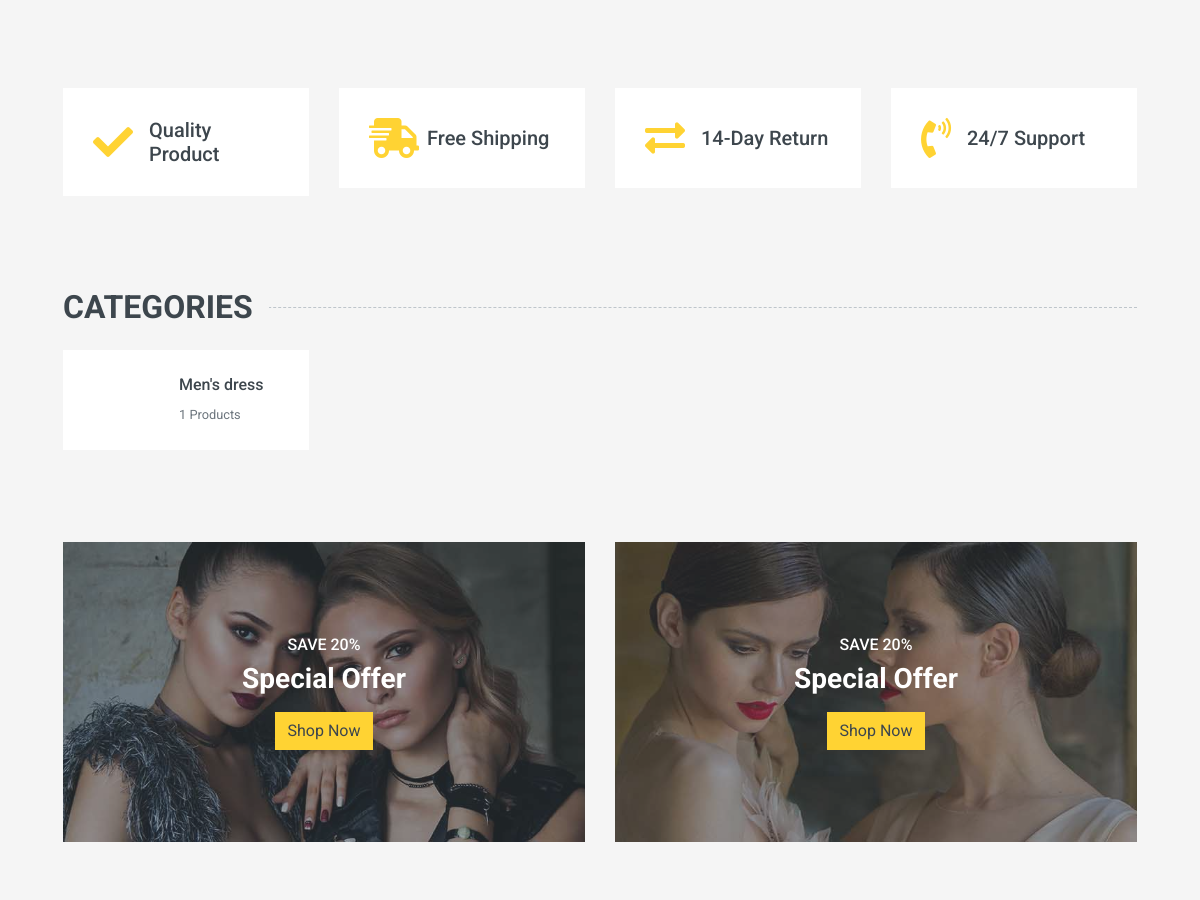
The app's page / (middle part), older data.
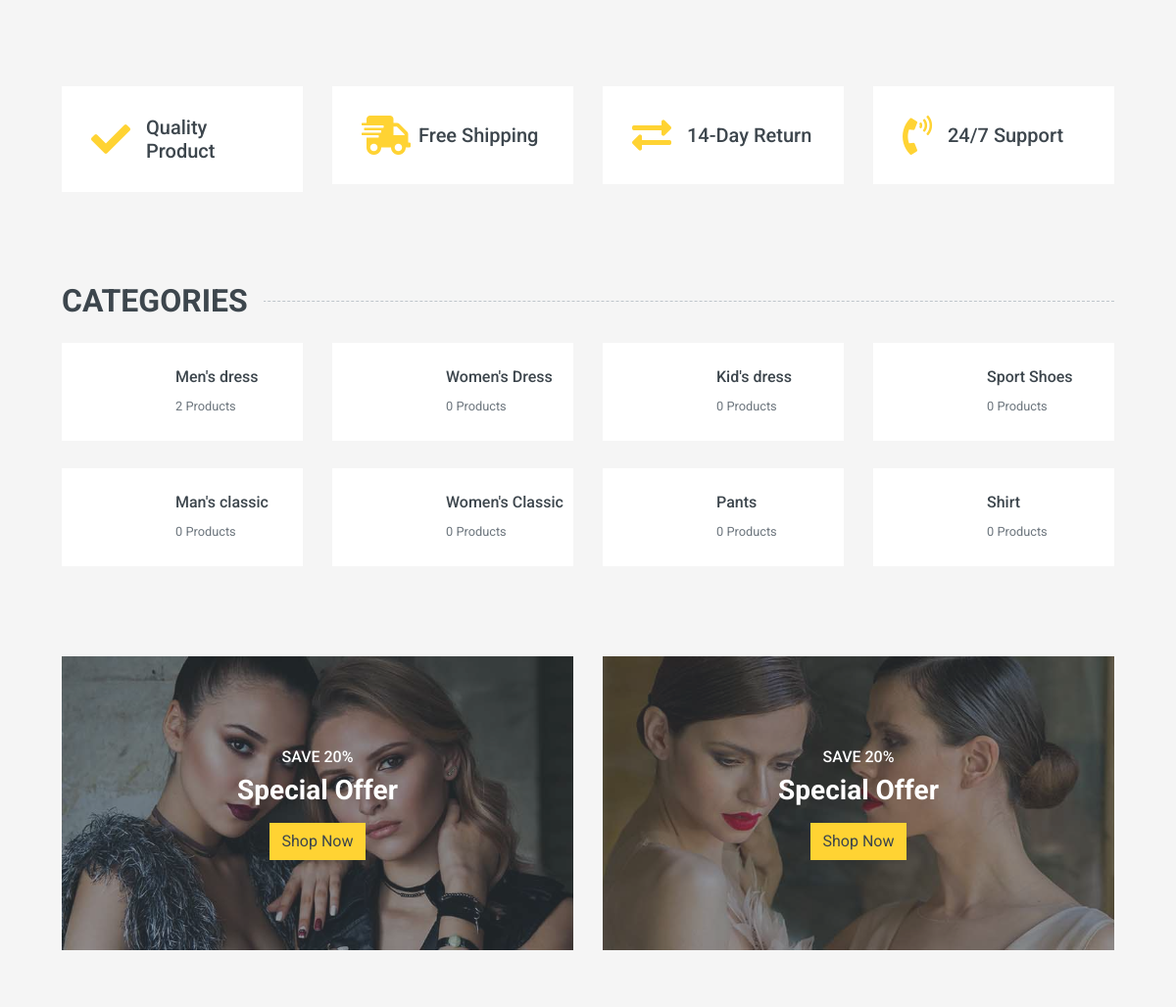
The same page, newer data.
### apps/shop/models.py (models this page shows, shortened)
class Category(models.Model):
    slug = models.SlugField(max_length=100, null=False, unique=True)
    name = models.CharField("Category name", max_length=25)
    image = models.ImageField("Image", upload_to="category/", default="default/default-category.png")
    description = models.TextField("Description", blank=True)
    parent = models.ForeignKey("self", on_delete=models.SET_NULL, null=True, blank=True, related_name="child_categories", verbose_name="Parent category")
    class Meta:
        verbose_name = "Category"
        verbose_name_plural = "Categories"

### apps/shop/views.py (the view)
# urls.py: path("", view=views.index_view, name="index"),
def index_view(request):
    subcategories = Category.objects.exclude(parent=None)
    context = {
        "subcategories": subcategories
    }
    return render(request=request, template_name="index.html", context=context)

### apps/account/context_processors.py (called while the page is built)
def favorites_count(request):
    user: User = request.user
    if user.is_authenticated:
        count = user.favorites.count()
    else:
        count = 0
    context = {
        "favorites_count": count
    }
    return context

### apps/shop/context_processors.py (called while the page is built)
def categories_processor(request):
    categories = Category.objects.filter(parent=None)
    context = {
        "categories": categories
    }
    return context

def cart_products_count(request):
    user = request.user
    if user.is_authenticated:
        cart = get_or_create_cart(request)
        count = 0
        for product in cart.cart_products.all():
            count += product.quantity
    else:
        count = 0
    context = {
        "cart_products_count": count
    }
    return context

### apps/shop/templates/index.html (shortened to what this page needs)
{% extends 'base.html' %}
{% load static %}
{% block content %}
    {% include 'banner.html' %}
    <div class="container-fluid pt-5">
        <h2 class="section-title position-relative text-uppercase mx-xl-5 mb-4"><span class="bg-secondary pr-3">Categories</span></h2>
        <div class="row px-xl-5 pb-3">
            {% for sub in subcategories %}
            <div class="col-lg-3 col-md-4 col-sm-6 pb-1">
                <a class="text-decoration-none" href="{% url 'shop:category_products' slug=sub.slug %}">
                    <div class="cat-item d-flex align-items-center mb-4">
                        <div class="overflow-hidden" style="width: 100px; height: 100px;">
                        </div>
                        <div class="flex-fill pl-3">
                            <h6>{{ sub.name }}</h6>
                            <small class="text-body">{{ sub.products.count }} Products</small>
                        </div>
                    </div>
                </a>
            </div>
            {% endfor %}
        </div>
    </div>
    <div class="container-fluid pt-5 pb-3">
        <div class="row px-xl-5">
            <div class="col-md-6">
                <div class="product-offer mb-30" style="height: 300px;">
                    <img class="img-fluid" src="img/offer-1.jpg" alt="">
                    <div class="offer-text">
                        <h6 class="text-white text-uppercase">Save 20%</h6>
                        <h3 class="text-white mb-3">Special Offer</h3>
                        <a href="" class="btn btn-primary">Shop Now</a>
                    </div>
                </div>
            </div>
            <div class="col-md-6">
                <div class="product-offer mb-30" style="height: 300px;">
                    <img class="img-fluid" src="img/offer-2.jpg" alt="">
                    <div class="offer-text">
                        <h6 class="text-white text-uppercase">Save 20%</h6>
                        <h3 class="text-white mb-3">Special Offer</h3>
                        <a href="" class="btn btn-primary">Shop Now</a>
                    </div>
                </div>
            </div>
        </div>
    </div>
    <div class="container-fluid pt-5 pb-3">
    </div>
{% endblock %}

Row changes from the older to the newer data that the page shows:
computed for Category "Men's dress": products.count "1" → "2"
added Category: name "Women's Dress", products.count "0"
added Category: name "Kid's dress", products.count "0"
added Category: name "Sport Shoes", products.count "0"
added Category: name "Man's classic", products.count "0"
added Category: name "Women's Classic", products.count "0"
added Category: name "Pants", products.count "0"
added Category: name "Shirt", products.count "0"
